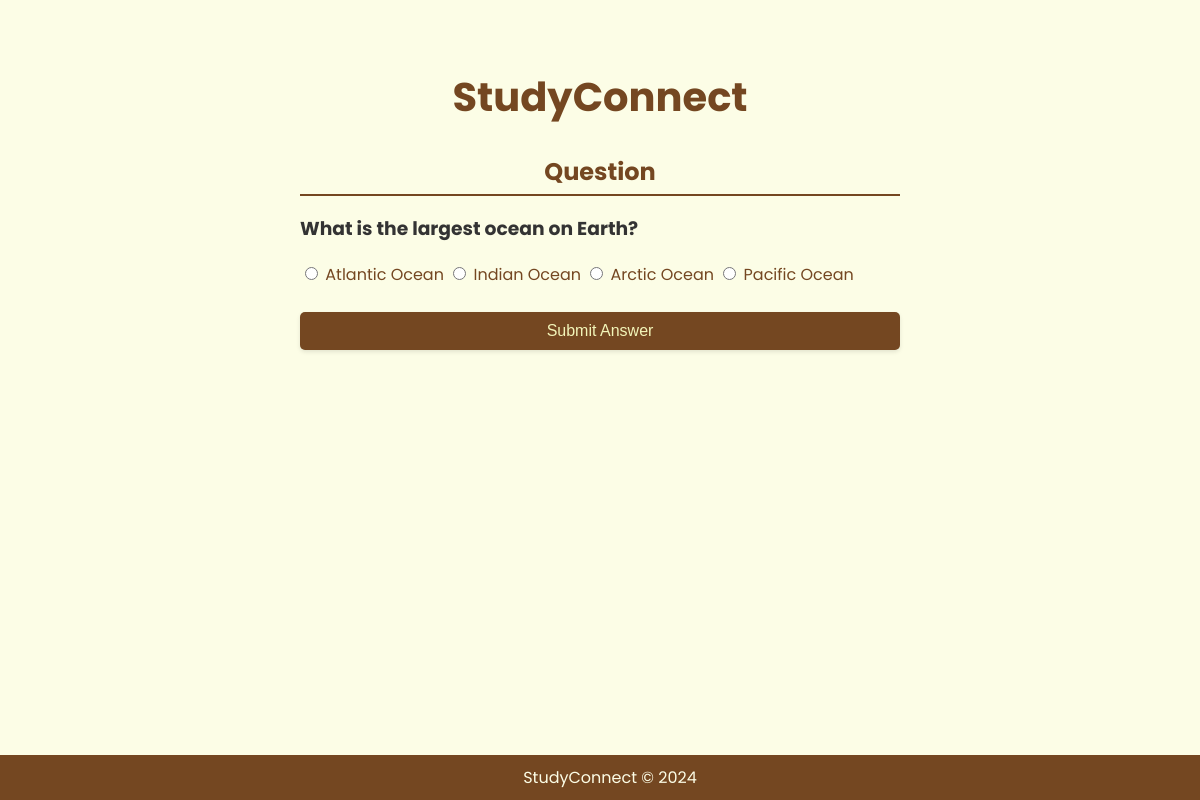
Page /question/8/ on the committed database.
### flashcards/models.py (models this page shows, shortened)
class Flashcard(models.Model):
    question = models.CharField(max_length=255)
    answer = models.TextField()
    topic = models.CharField(max_length=100)

class QuizOption(models.Model):
    question = models.ForeignKey(Flashcard, related_name='options', on_delete=models.CASCADE)
    option_text = models.CharField(max_length=255)

### flashcards/views.py (the view, shortened to what this page needs)
# urls.py: path('question/<int:pk>/', views.quiz_question, name='quiz_question'),
def quiz_question(request, pk):
    flashcard = Flashcard.objects.get(pk=pk)
    options = QuizOption.objects.filter(question=flashcard)
    answer_feedback = None
    return render(request, 'flashcards/quiz_question.html', {'flashcard': flashcard, 'options': options, 'answer_feedback': answer_feedback})

### flashcards/templates/flashcards/quiz_question.html (shortened to what this page needs)
{% extends 'base.html' %}
{% block content %}
<h2 class="section-title">Question</h2>
<h3>{{ flashcard.question }}</h3>
<form method="post" action="{% url 'quiz_question' pk=flashcard.pk %}">
    <div class="option-group">
        {% for option in options %}
        <label>
            <input type="radio" id="option{{ forloop.counter }}" name="option" value="{{ option.option_text }}">
            {{ option.option_text }}
        </label>
        {% endfor %}
    </div>
    <button type="submit">Submit Answer</button>
</form>
{% endblock %}

### flashcards/static/flashcards/css/styles.css (style rules this page uses)
body { font-family: 'Poppins', Courier, monospace; background-color: rgb(252, 253, 230); color: #333; margin: 0; padding: 0; }
h2 { color: #744721; }
button { background-color: #744721; color: rgb(242, 245, 185); border: none; padding: 10px 20px; border-radius: 5px; cursor: pointer; font-size: 16px; margin-top: 10px; box-shadow: 0 2px 4px rgba(0, 0, 0, 0.1); }
form { display: flex; flex-direction: column; color: #744721; padding-bottom: 30px; width: 100%; }
form > div { margin-bottom: 15px; }
.section-title { font-size: 24px; border-bottom: 2px solid #744721; padding-bottom: 5px; margin-bottom: 15px; text-align: center; }

### rows in the picture
Flashcard: question "What is the largest ocean on Earth?"
QuizOption: option_text "Atlantic Ocean"
QuizOption: option_text "Indian Ocean"
QuizOption: option_text "Arctic Ocean"
QuizOption: option_text "Pacific Ocean"
